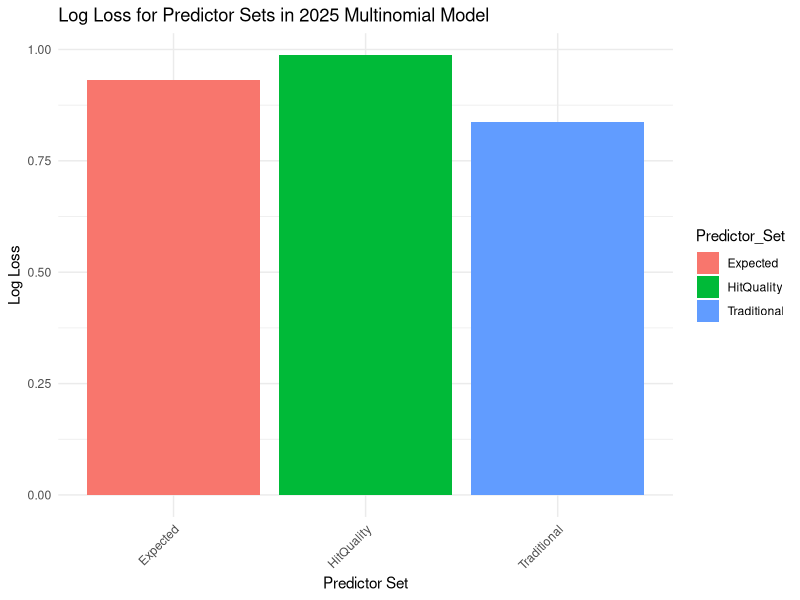
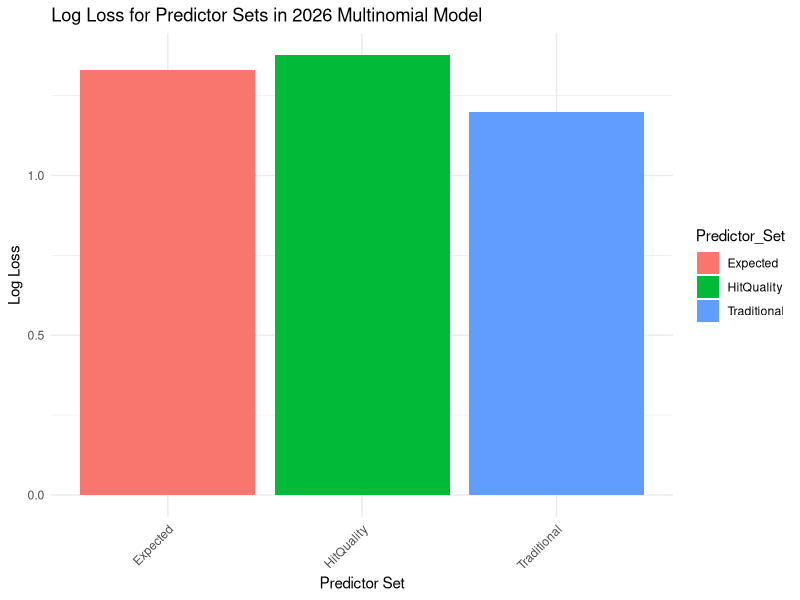
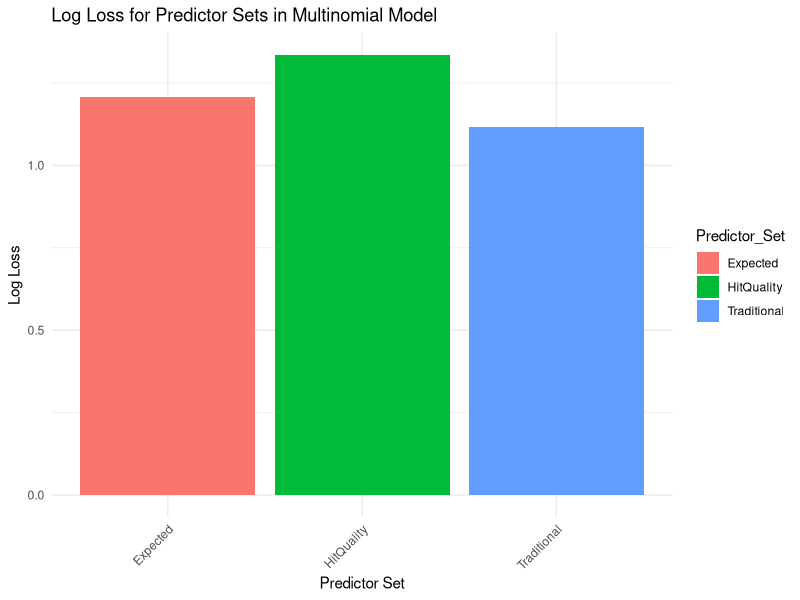

R code for these plots, in order:
# Analysis1.R: This contains the analysis of the Single A vs. Frontier League data

# Load required libraries
library(tidyverse)
library(ggplot2)
library(caret)
library(nnet)
library(openxlsx)

# Load data
FL_2024 <- read.xlsx("Frontier League Hitter Data.xlsx", sheet = "2024 FL m1")
FL_2024 <- as.data.frame(FL_2024)
Statcast <- read.xlsx("Frontier League Hitter Data.xlsx", sheet = "2024 Statcast m1")

# Rename columns for consistency
names(FL_2024) <- tolower(names(FL_2024))
names(Statcast) <- tolower(names(Statcast))

# Find average xwoba for 2024 Statcast data
avg_xwoba <- mean(Statcast$xwoba, na.rm = TRUE)

# Calculate xwoba_plus
Statcast <- Statcast %>%
  mutate(xwoba_plus = xwoba / avg_xwoba)

# Combine levels into a single categorical variable
Statcast <- Statcast %>%
  mutate(
    target_level = case_when(
      `2022.level` == "A+" ~ "A+",
      `2022.level` == "AA" ~ "AA",
      `2022.level` == "AAA" ~ "AAA",
      `2022.level` == "MLB" ~ "MLB",
      TRUE ~ "Other"  # Include DNP, Foreign, Ind, etc., as "Other"
    )
  )

# Convert to factor
Statcast$target_level <- factor(Statcast$target_level, 
                                levels = c("A+", "AA", "AAA", "MLB", "Other"))

## Define a train multinomial model function

train_multinomial_model <- function(data, predictors, target) {
  # Create formula
  formula <- as.formula(paste(target, "~", paste(predictors, collapse = " + ")))
  
  # Train multinomial logistic regression model
  multinom_model <- multinom(formula, data = data, trace = FALSE)
  
  # Predict probabilities on the training set
  predicted_probs <- predict(multinom_model, data, type = "probs")
  
  # Convert target to one-hot encoded
  actuals <- model.matrix(~ 0 + data[[target]])
  colnames(actuals) <- levels(data[[target]])  # Ensure column names match levels
  
  # Align columns between actuals and predicted_probs
  actuals <- actuals[, colnames(predicted_probs), drop = FALSE]  
  predicted_probs <- predicted_probs[, colnames(actuals), drop = FALSE]
  
  # Calculate log loss
  logloss <- -mean(rowSums(actuals * log(predicted_probs + 1e-15)))  # Add epsilon for numerical stability
  
  # Return model and log loss
  list(model = multinom_model, logloss = logloss)
}

# Predictor sets
predictor_sets <- list(
  Traditional = c("obp", "slg", "k_percentage", "bb_percentage"),
  HitQuality = c("hard_hit_percentage", "avg_angle"),
  Expected = c("xwoba_plus")
)

# Train models
multinom_results <- list()
for (set_name in names(predictor_sets)) {
  predictors <- predictor_sets[[set_name]]
  cat("\nTraining multinomial model with predictor set:", set_name, "\n")
  multinom_results[[set_name]] <- train_multinomial_model(Statcast, predictors, "target_level")
}

# Create a data frame to summarize log loss results
log_loss_results <- data.frame(
  Predictor_Set = names(multinom_results),
  LogLoss = sapply(multinom_results, function(x) x$logloss)
)

# Print log loss results
print(log_loss_results)

# Plot log loss
ggplot(log_loss_results, aes(x = Predictor_Set, y = LogLoss, fill = Predictor_Set)) +
  geom_bar(stat = "identity") +
  theme_minimal() +
  labs(
    title = "Log Loss for Predictor Sets in 2025 Multinomial Model",
    x = "Predictor Set",
    y = "Log Loss"
  ) +
  theme(axis.text.x = element_text(angle = 45, hjust = 1))

# Use the Traditional model for prediction
FL_2024_probs <- predict(multinom_results$Traditional$model, 
                         newdata = FL_2024 %>% select(all_of(predictor_sets$Traditional)), 
                         type = "probs")

# Add probabilities as new columns to FL_2024
FL_2024 <- FL_2024 %>%
  mutate(
    p_2025_a_plus = FL_2024_probs[, "A+"],
    p_2025_aa = FL_2024_probs[, "AA"],
    p_2025_other = FL_2024_probs[, "Other"]
  )


# Load Statcast data for training
Statcast <- read.xlsx("Frontier League Hitter Data.xlsx", sheet = "2024 Statcast m1")
names(Statcast) <- tolower(names(Statcast))

# --- Preprocessing ---
# Calculate average xwOBA and add xwOBA+ to Statcast
avg_xwoba <- mean(Statcast$xwoba, na.rm = TRUE)
Statcast <- Statcast %>%
  mutate(xwoba_plus = xwoba / avg_xwoba)

# Combine 2023 levels into a single categorical variable for 2026 predictions
Statcast <- Statcast %>%
  mutate(
    target_level = case_when(
      `2023.level` == "A+" ~ "A+",
      `2023.level` == "AA" ~ "AA",
      `2023.level` == "AAA" ~ "AAA",
      `2023.level` == "MLB" ~ "MLB",
      TRUE ~ "Other"  # All other categories
    )
  )

# Convert target_level to a factor
Statcast$target_level <- factor(Statcast$target_level, 
                                levels = c("A+", "AA", "AAA", "MLB", "Other"))

# --- Define Train Function for Multinomial Logistic Regression ---
train_multinomial_model <- function(data, predictors, target) {
  # Create formula
  formula <- as.formula(paste(target, "~", paste(predictors, collapse = " + ")))
  
  # Train multinomial logistic regression model
  multinom_model <- multinom(formula, data = data, trace = FALSE)
  
  # Predict probabilities on training data
  predicted_probs <- predict(multinom_model, data, type = "probs")
  
  # One-hot encode the target variable
  actuals <- model.matrix(~ 0 + data[[target]])
  colnames(actuals) <- levels(data[[target]])
  
  # Align predicted probabilities with actuals
  actuals <- actuals[, colnames(predicted_probs), drop = FALSE]
  predicted_probs <- predicted_probs[, colnames(actuals), drop = FALSE]
  
  # Calculate log loss
  logloss <- -mean(rowSums(actuals * log(predicted_probs + 1e-15)))  # Epsilon for numerical stability
  
  list(model = multinom_model, logloss = logloss)
}

# --- Train Models ---
# Predictor sets
predictor_sets <- list(
  Traditional = c("obp", "slg", "k_percentage", "bb_percentage"),
  HitQuality = c("hard_hit_percentage", "avg_angle"),
  Expected = c("xwoba_plus")
)

# Train models for each predictor set and store results
multinom_results <- list()
for (set_name in names(predictor_sets)) {
  predictors <- predictor_sets[[set_name]]
  cat("\nTraining multinomial model with predictor set:", set_name, "\n")
  multinom_results[[set_name]] <- train_multinomial_model(Statcast, predictors, "target_level")
}

# Summarize log loss results
log_loss_results <- data.frame(
  Predictor_Set = names(multinom_results),
  LogLoss = sapply(multinom_results, function(x) x$logloss)
)

# Print and plot log loss results
print(log_loss_results)
ggplot(log_loss_results, aes(x = Predictor_Set, y = LogLoss, fill = Predictor_Set)) +
  geom_bar(stat = "identity") +
  theme_minimal() +
  labs(
    title = "Log Loss for Predictor Sets in 2026 Multinomial Model",
    x = "Predictor Set",
    y = "Log Loss"
  ) +
  theme(axis.text.x = element_text(angle = 45, hjust = 1))

# --- 2026 Predictions for Frontier League Players ---
# Use the Traditional model (example: lowest log loss)
FL_2026_probs <- predict(multinom_results$Traditional$model, 
                         newdata = FL_2024 %>% select(all_of(predictor_sets$Traditional)), 
                         type = "probs")

# Add predicted probabilities as new columns to FL_2024
FL_2024 <- FL_2024 %>%
  mutate(
    p_2026_a_plus = FL_2026_probs[, "A+"],
    p_2026_aa = FL_2026_probs[, "AA"],
    p_2026_aaa = FL_2026_probs[, "AAA"],
    p_2026_mlb = FL_2026_probs[, "MLB"],
    p_2026_other = FL_2026_probs[, "Other"]
  )

# Print updated FL_2024 with 2026 probabilities
print(head(FL_2024))

# Combine 2024 levels into a single categorical variable for 2027 predictions
Statcast <- Statcast %>%
  mutate(
    target_level = case_when(
      `2024.level` == "A+" ~ "A+",
      `2024.level` == "AA" ~ "AA",
      `2024.level` == "AAA" ~ "AAA",
      `2024.level` == "MLB" ~ "MLB",
      TRUE ~ "Other"  # All other categories
    )
  )

# Convert target_level to a factor
Statcast$target_level <- factor(Statcast$target_level, 
                                levels = c("A+", "AA", "AAA", "MLB", "Other"))

# --- Define Train Function for Multinomial Logistic Regression ---
train_multinomial_model <- function(data, predictors, target) {
  # Create formula
  formula <- as.formula(paste(target, "~", paste(predictors, collapse = " + ")))
  
  # Train multinomial logistic regression model
  multinom_model <- multinom(formula, data = data, trace = FALSE)
  
  # Predict probabilities on training data
  predicted_probs <- predict(multinom_model, data, type = "probs")
  
  # One-hot encode the target variable
  actuals <- model.matrix(~ 0 + data[[target]])
  colnames(actuals) <- levels(data[[target]])
  
  # Align predicted probabilities with actuals
  actuals <- actuals[, colnames(predicted_probs), drop = FALSE]
  predicted_probs <- predicted_probs[, colnames(actuals), drop = FALSE]
  
  # Calculate log loss
  logloss <- -mean(rowSums(actuals * log(predicted_probs + 1e-15)))  # Epsilon for numerical stability
  
  list(model = multinom_model, logloss = logloss)
}

# --- Train Models ---
# Predictor sets
predictor_sets <- list(
  Traditional = c("obp", "slg", "k_percentage", "bb_percentage"),
  HitQuality = c("hard_hit_percentage", "avg_angle"),
  Expected = c("xwoba_plus")
)

# Train models for each predictor set and store results
multinom_results <- list()
for (set_name in names(predictor_sets)) {
  predictors <- predictor_sets[[set_name]]
  cat("\nTraining multinomial model with predictor set:", set_name, "\n")
  multinom_results[[set_name]] <- train_multinomial_model(Statcast, predictors, "target_level")
}

# Summarize log loss results
log_loss_results <- data.frame(
  Predictor_Set = names(multinom_results),
  LogLoss = sapply(multinom_results, function(x) x$logloss)
)

# Print and plot log loss results
print(log_loss_results)
ggplot(log_loss_results, aes(x = Predictor_Set, y = LogLoss, fill = Predictor_Set)) +
  geom_bar(stat = "identity") +
  theme_minimal() +
  labs(
    title = "Log Loss for Predictor Sets in Multinomial Model",
    x = "Predictor Set",
    y = "Log Loss"
  ) +
  theme(axis.text.x = element_text(angle = 45, hjust = 1))

# --- 2027 Predictions for Frontier League Players ---
# Use the Traditional model (example: lowest log loss)
FL_2027_probs <- predict(multinom_results$Traditional$model, 
                         newdata = FL_2024 %>% select(all_of(predictor_sets$Traditional)), 
                         type = "probs")

# Add predicted probabilities as new columns to FL_2024
FL_2024 <- FL_2024 %>%
  mutate(
    p_2027_a_plus = FL_2027_probs[, "A+"],
    p_2027_aa = FL_2027_probs[, "AA"],
    p_2027_aaa = FL_2027_probs[, "AAA"],
    p_2027_mlb = FL_2027_probs[, "MLB"],
    p_2027_other = FL_2027_probs[, "Other"]
  )

# Write the final data frame to a CSV file
write.csv(FL_2024, "Frontier_League_Player_Projections.csv", row.names = FALSE)

